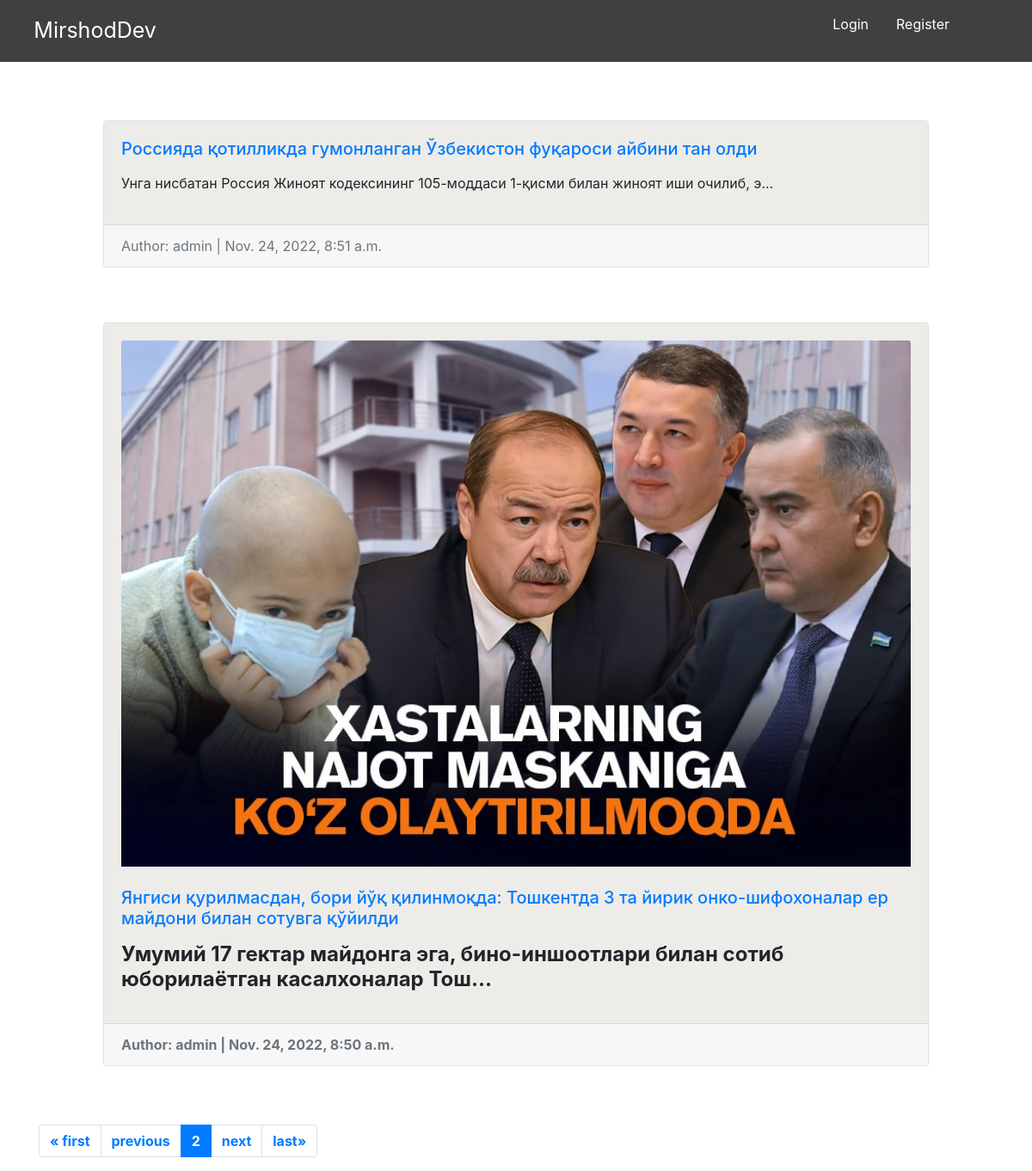
The page /home/?page=2 on the database its author committed.
### blog/models.py (models this page shows, shortened)
class Blog(models.Model):
    class Meta:
        ordering = ['-add_time']
    title = models.CharField(max_length=200)
    text = RichTextField(blank=True, null=True)
    photo = models.ImageField(upload_to='images/', blank=True)
    add_time = models.DateTimeField(auto_now_add=True, null=True)
    author = models.ForeignKey(
        get_user_model(),
        on_delete=models.CASCADE,
        null=True
    )

### members/models.py (models this page shows)
class CustomUser(AbstractUser):
    age = models.IntegerField(blank=True, null=True)

### blog/views.py (the view)
# urls.py: path('home/', views.index, name='home'),
def index(request):
    blog = Blog.objects.all().order_by('-id')
    superuser = CustomUser.objects.get(is_superuser=True)
    page_size = request.GET.get("page_size", 2)
    paginator = Paginator(blog, page_size)
    page_num = request.GET.get("page", 1)
    page_obj = paginator.get_page(page_num)
    context = {'page_obj': page_obj, "superuser":superuser}
    return render(request, 'home.html', context)

### templates/home.html (shortened to what this page needs)
{% extends 'base.html' %}
{% load static %}
{% block content %}
<br>
{% for post in page_obj %}
<br>
<div class="card" style="width: 60rem; margin: 20px auto;" >
  <div class="card-body"  style=" background-color: #eeece8;">
    {% if post.photo %}
    <img class="card-img-top" src="{{ post.photo.url }}" alt="{{ post.title }}">
    <br><br>
    {% endif %}
    <h5 class="card-title"><a href="{% url 'post_detail' post.pk  %}" style="text-decoration: none;">{{ post.title }}</a></h5>
    <p class="card-text">{{ post.text | slice:'100' | safe }}...</p>
  </div>
  <div class="card-footer text-left text-muted">
    <span class="text-muted">Author: {{ superuser.username }} | {{ post.add_time }} </span>
  </div>
</div>
{% endfor%}
<br><br>
<nav>
    <ul class="pagination">
        {% if page_obj.has_previous %}
            <li class="page-item"><a class="page-link" href="?page=1">&laquo; first</a></li>
            <li class="page-item"><a class="page-link" href="?page={{ page_obj.previous_page_number }}">previous</a></li>
        {% endif %}
        <li class="page-item active">
            <a href="#" class="page-link">{{ page_obj.number }}</a>
        </li>
        {% if page_obj.has_next %}
            <li class="page-item"><a class="page-link" href="?page={{ page_obj.next_page_number }}">next</a></li>
            <li class="page-item"><a class="page-link" href="?page={{ page_obj.paginator.num_pages }}">last&raquo;</a></li>
        {% endif %}
    </ul>
</nav>
{% endblock content %}

### rows shown on the page
Blog: title "Россияда қотилликда гумонланган Ўзбекистон фуқароси айбини тан олди", text "Унга нисбатан Россия Жиноят кодексининг 105-моддаси 1-қисми билан жиноят иши очилиб, э", add_time "Nov. 24, 2022, 8:51 a.m."
CustomUser: username "admin"
Blog: photo (picture), title "Янгиси қурилмасдан, бори йўқ қилинмоқда: Тошкентда 3 та йирик онко-шифохоналар ер майдони билан сотувга қўйилди", text "Умумий 17 гектар майдонга эга, бино-иншоотлари билан сотиб юборилаётган касалхоналар Тош", add_time "Nov. 24, 2022, 8:50 a.m."

### other values the page prints
{{ page_obj.number }} "2"
